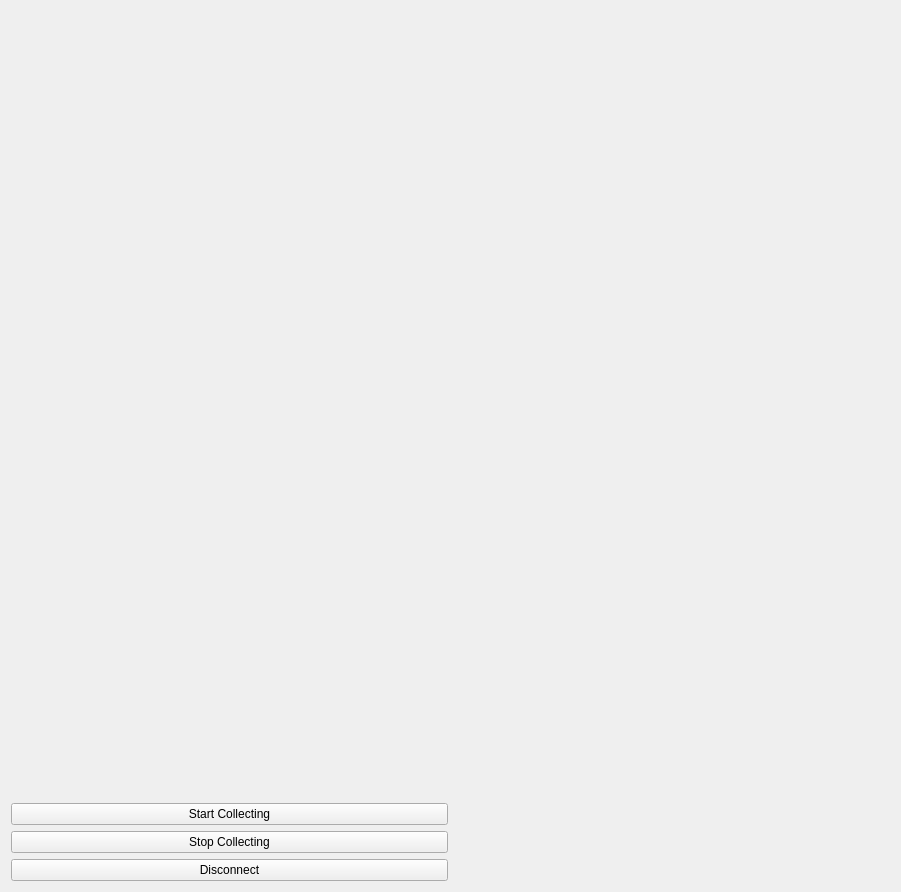
<?xml version="1.0" encoding="UTF-8"?>
<ui version="4.0">
 <class>Form</class>
 <widget class="QWidget" name="Form">
  <property name="geometry">
   <rect>
    <x>0</x>
    <y>0</y>
    <width>901</width>
    <height>892</height>
   </rect>
  </property>
  <property name="windowTitle">
   <string>Form</string>
  </property>
  <layout class="QGridLayout" name="gridLayout">
   <item row="1" column="0">
    <widget class="QPushButton" name="btnStart">
     <property name="text">
      <string>Start Collecting</string>
     </property>
    </widget>
   </item>
   <item row="2" column="0">
    <widget class="QPushButton" name="btnStop">
     <property name="text">
      <string>Stop Collecting</string>
     </property>
    </widget>
   </item>
   <item row="0" column="0">
    <widget class="SmartDotGraph" name="smartDotGraph" native="true"/>
   </item>
   <item row="0" column="1">
    <widget class="SmartDotConnectWidget" name="SmartDotConnect" native="true">
     <property name="sizePolicy">
      <sizepolicy hsizetype="Minimum" vsizetype="Preferred">
       <horstretch>0</horstretch>
       <verstretch>0</verstretch>
      </sizepolicy>
     </property>
    </widget>
   </item>
    <item>
     <widget class="QPushButton" name="btnDisconnect">
      <property name="text">
       <string>Disconnect</string>
      </property>
     </widget>
    </item>
  </layout>
 </widget>
 <customwidgets>
  <customwidget>
   <class>SmartDotGraph</class>
   <extends>QWidget</extends>
   <header>SmartDotGraph</header>
   <container>1</container>
  </customwidget>
  <customwidget>
   <class>SmartDotConnectWidget</class>
   <extends>QWidget</extends>
   <header>SmartDotConnectWidget</header>
   <container>1</container>
  </customwidget>
 </customwidgets>
 <resources/>
 <connections/>
</ui>
